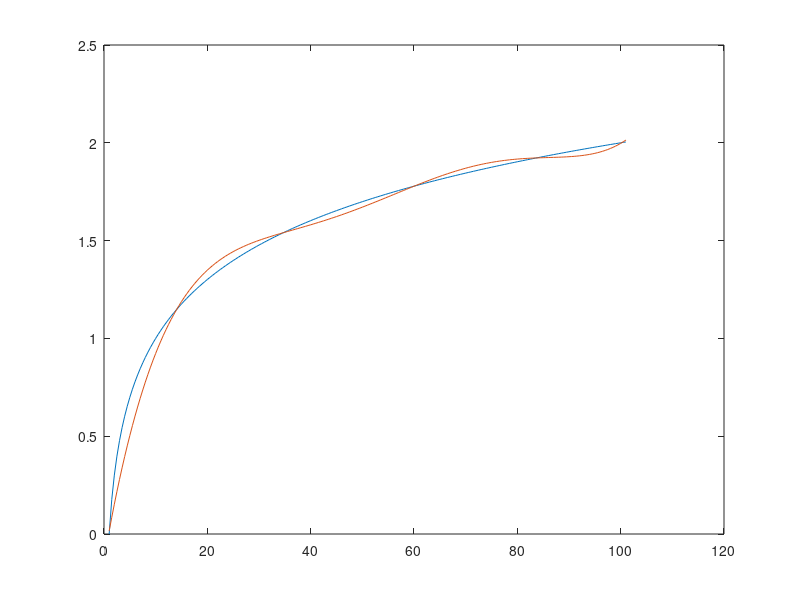

The MATLAB source for this figure:
a = [1, 11, 21, 31, 41, 51, 61, 71, 81, 91, 101];
lga = [0, 1.0414, 1.3222, 1.4914, 1.6128, 1.7076,...
    1.7853, 1.8513, 1.9085, 1.9590, 2.0043];
p = polyfit(a, lga, 5);

x = 1:0.5:101;
y = log10(x);
plot(x, y);
hold on

y = polyval(p, x);
plot(x, y);
hold off